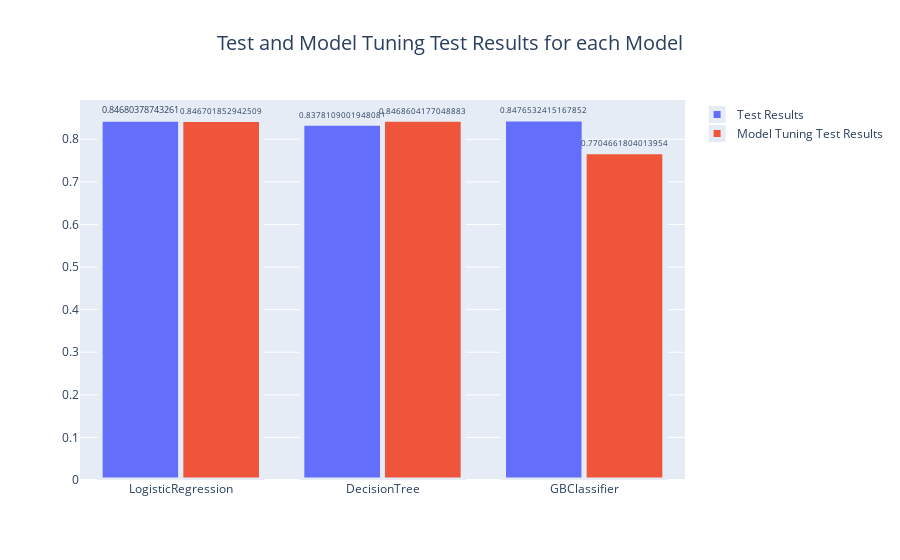
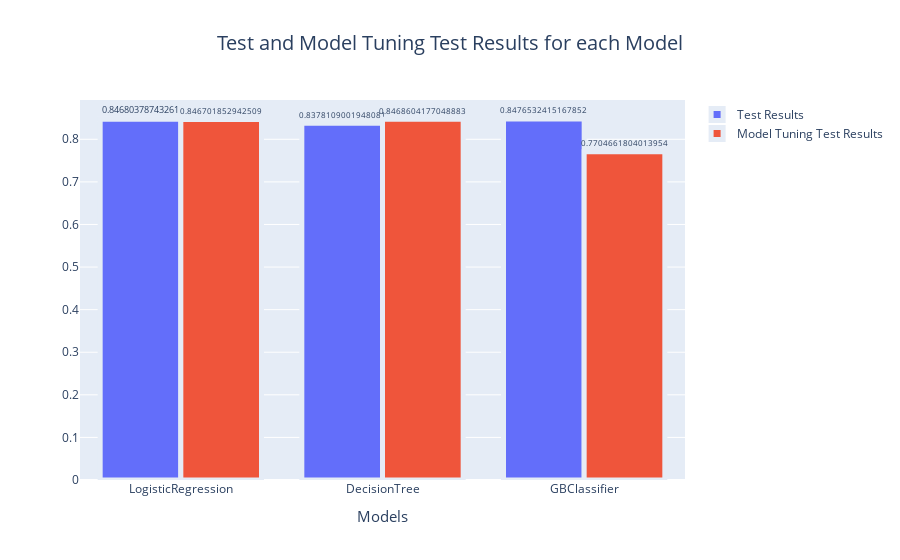
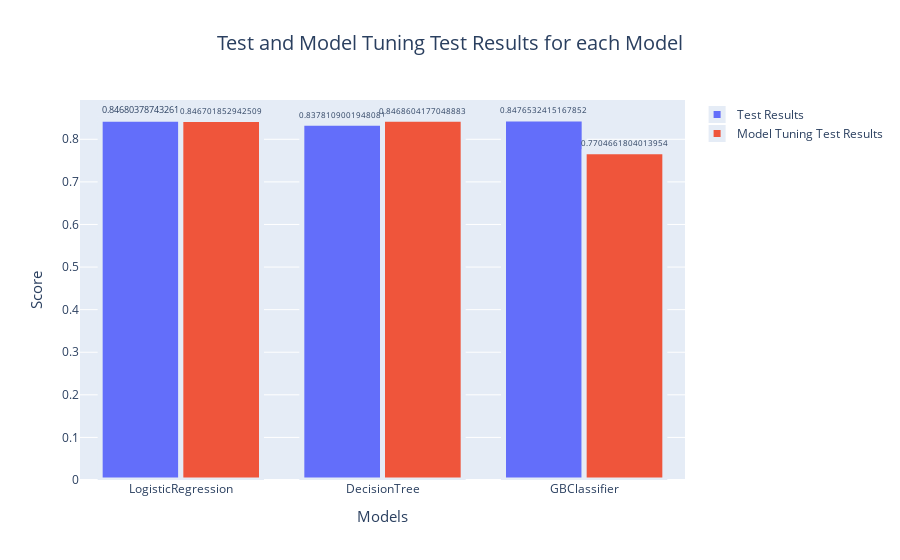
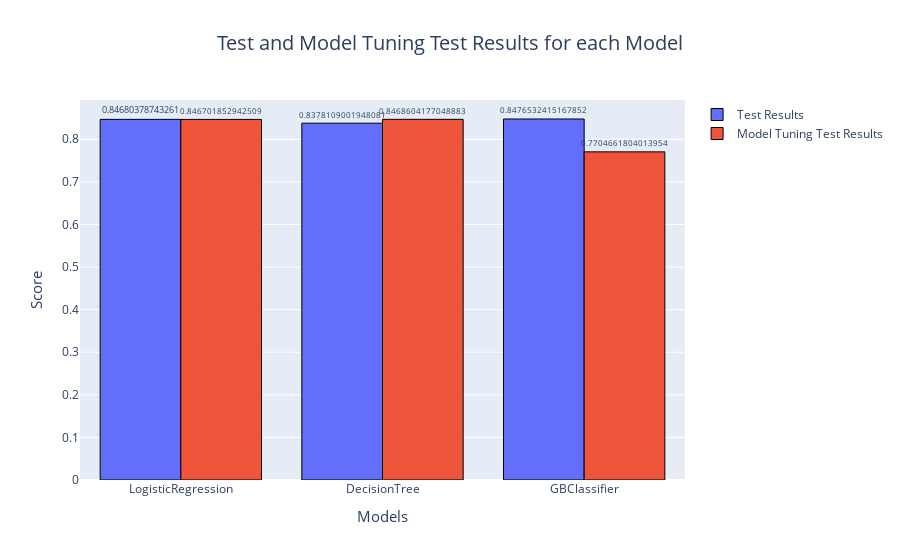

Write notebook code for charts like these, in order.
### Code cell
# Get test and model tuning test score for each model
# Make lits of test score for each model and a model name list
#test_list = [accuracy_log, accuracy_dectree, accuracy_ranfor, accuracy_svm, accuracy_gb]
test_list = [accuracy_log, accuracy_dectree, accuracy_gb]
#tuning_test_list = [logreg_gscv_acc, decision_tree_gscv_acc, random_forest_gscv_acc, svm_gscv_acc, gradient_boosting_gscv_acc]
tuning_test_list = [logreg_gscv_acc, decision_tree_gscv_acc, gradient_boosting_gscv_acc]
#model_names = ['LogisticRegression', 'DecisionTree', 'RandomForest', 'GBClassifier']
model_names = ['LogisticRegression', 'DecisionTree', 'GBClassifier']

# Make dataframes of each test score
test_list = pd.DataFrame(test_list)
tuning_test_list = pd.DataFrame(tuning_test_list)
model_names = pd.DataFrame(model_names)

# Name each column
test_list.columns = ['Default']
tuning_test_list.columns = ['with RandomSearchCV']
model_names.columns = ['model']

# Concatenate each column
over_all_score = pd.concat([model_names, test_list, tuning_test_list], axis=1)
print(over_all_score)

    
# Plot bar chart of each test score results
fig = go.Figure(data=[go.Bar(x=over_all_score['model'], y=over_all_score['Default'], 
                             name='Test Results', texttemplate='%{y:20,.4f}', 
                             textposition='outside', marker={'line': {'width': 5}}),
                      go.Bar(x=over_all_score['model'], y=over_all_score['with RandomSearchCV'], 
                             name='Model Tuning Test Results', texttemplate='%{y:20,.4f}', 
                             textposition='outside', marker={'line': {'width': 5}})])
fig.update_layout(title_text='Test and Model Tuning Test Results for each Model',
                  title_x=0.5, title_font=dict(size=20))
fig.update_xaxes(title_text='Models', title_font={'size': 15})
fig.update_yaxes(title_text='Score', title_font={'size': 15})
fig.update_traces(marker={'line': {'color': 'Black', 'width': 1}})
fig.show()

### Figure 1 — Plotly figure (JSON) as saved in the notebook; plotly's stock layout.template omitted (floating-point values rounded to 4 significant figures)
{"data": [{"marker": {"line": {"width": 5}}, "name": "Test Results", "textposition": "outside", "texttemplate": "%{y:20,.4f}", "type": "bar", "x": ["LogisticRegression", "DecisionTree", "GBClassifier"], "y": [0.8468, 0.8378, 0.8477]}, {"marker": {"line": {"width": 5}}, "name": "Model Tuning Test Results", "textposition": "outside", "texttemplate": "%{y:20,.4f}", "type": "bar", "x": ["LogisticRegression", "DecisionTree", "GBClassifier"], "y": [0.8467, 0.8469, 0.7705]}], "layout": {"title": {"font": {"size": 20}, "text": "Test and Model Tuning Test Results for each Model", "x": 0.5}}}

### Figure 2 — Plotly figure (JSON) as saved in the notebook; plotly's stock layout.template omitted (floating-point values rounded to 4 significant figures)
{"data": [{"marker": {"line": {"width": 5}}, "name": "Test Results", "textposition": "outside", "texttemplate": "%{y:20,.4f}", "type": "bar", "x": ["LogisticRegression", "DecisionTree", "GBClassifier"], "y": [0.8468, 0.8378, 0.8477]}, {"marker": {"line": {"width": 5}}, "name": "Model Tuning Test Results", "textposition": "outside", "texttemplate": "%{y:20,.4f}", "type": "bar", "x": ["LogisticRegression", "DecisionTree", "GBClassifier"], "y": [0.8467, 0.8469, 0.7705]}], "layout": {"title": {"font": {"size": 20}, "text": "Test and Model Tuning Test Results for each Model", "x": 0.5}, "xaxis": {"title": {"font": {"size": 15}, "text": "Models"}}}}

### Figure 3 — Plotly figure (JSON) as saved in the notebook; plotly's stock layout.template omitted (floating-point values rounded to 4 significant figures)
{"data": [{"marker": {"line": {"width": 5}}, "name": "Test Results", "textposition": "outside", "texttemplate": "%{y:20,.4f}", "type": "bar", "x": ["LogisticRegression", "DecisionTree", "GBClassifier"], "y": [0.8468, 0.8378, 0.8477]}, {"marker": {"line": {"width": 5}}, "name": "Model Tuning Test Results", "textposition": "outside", "texttemplate": "%{y:20,.4f}", "type": "bar", "x": ["LogisticRegression", "DecisionTree", "GBClassifier"], "y": [0.8467, 0.8469, 0.7705]}], "layout": {"title": {"font": {"size": 20}, "text": "Test and Model Tuning Test Results for each Model", "x": 0.5}, "xaxis": {"title": {"font": {"size": 15}, "text": "Models"}}, "yaxis": {"title": {"font": {"size": 15}, "text": "Score"}}}}

### Figure 4 — Plotly figure (JSON) as saved in the notebook; plotly's stock layout.template omitted (floating-point values rounded to 4 significant figures)
{"data": [{"marker": {"line": {"color": "Black", "width": 1}}, "name": "Test Results", "textposition": "outside", "texttemplate": "%{y:20,.4f}", "type": "bar", "x": ["LogisticRegression", "DecisionTree", "GBClassifier"], "y": [0.8468, 0.8378, 0.8477]}, {"marker": {"line": {"color": "Black", "width": 1}}, "name": "Model Tuning Test Results", "textposition": "outside", "texttemplate": "%{y:20,.4f}", "type": "bar", "x": ["LogisticRegression", "DecisionTree", "GBClassifier"], "y": [0.8467, 0.8469, 0.7705]}], "layout": {"title": {"font": {"size": 20}, "text": "Test and Model Tuning Test Results for each Model", "x": 0.5}, "xaxis": {"title": {"font": {"size": 15}, "text": "Models"}}, "yaxis": {"title": {"font": {"size": 15}, "text": "Score"}}}}
